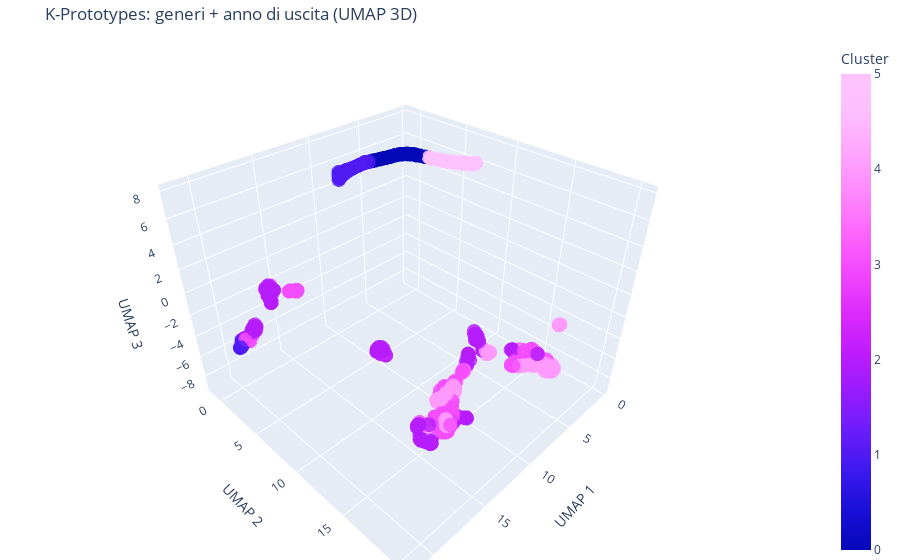

The notebook cell saved with this chart:
### Code cell
import numpy as np
import umap
import plotly.graph_objects as go
from kmodes.kprototypes import KPrototypes

# 1. Prepara i dati
X_bin = item[generi].astype(int).values
X_num = item[['release_year']].values
X_mix = np.hstack([X_bin, X_num])

# 2. Clustering con K-Prototypes
kproto = KPrototypes(n_clusters=best_k, init='Cao', verbose=0, random_state=42)
clusters = kproto.fit_predict(X_mix, categorical=list(range(X_bin.shape[1])))
item['cluster_kproto'] = clusters

# 3. UMAP per riduzione a 3D
reducer = umap.UMAP(n_components=3, random_state=42)
embedding_3d = reducer.fit_transform(X_mix)

# 4. Plot interattivo 3D con Plotly
fig = go.Figure()

fig.add_trace(go.Scatter3d(
    x=embedding_3d[:, 0],
    y=embedding_3d[:, 1],
    z=embedding_3d[:, 2],
    mode='markers',
    marker=dict(
        size=5,
        color=item['cluster_kproto'],
        colorscale='plotly3', 
        opacity=0.8,
        colorbar=dict(title='Cluster')
    ),
    text=[f'Cluster: {c}' for c in item['cluster_kproto']],
    name='Item Clusters'
))

fig.update_layout(
    title='K-Prototypes: generi + anno di uscita (UMAP 3D)',
    scene=dict(
        xaxis_title='UMAP 1',
        yaxis_title='UMAP 2',
        zaxis_title='UMAP 3'
    ),
    margin=dict(l=0, r=0, b=0, t=40)
)

fig.show()

### Figure 1 — Plotly figure (JSON) as saved in the notebook; plotly's stock layout.template omitted (floating-point values rounded to 4 significant figures; data arrays with more than 128 entries replaced by an {"elided": "..."} marker saying what was removed)
{"data": [{"marker": {"color": {"elided": "1682 int values"}, "colorbar": {"title": {"text": "Cluster"}}, "colorscale": [[0, "#0508b8"], [0.08333, "#1910d8"], [0.1667, "#3c19f0"], [0.25, "#6b1cfb"], [0.3333, "#981cfd"], [0.4167, "#bf1cfd"], [0.5, "#dd2bfd"], [0.5833, "#f246fe"], [0.6667, "#fc67fd"], [0.75, "#fe88fc"], [0.8333, "#fea5fd"], [0.9167, "#febefe"], [1, "#fec3fe"]], "opacity": 0.8, "size": 5}, "mode": "markers", "name": "Item Clusters", "text": {"elided": "1682 str values"}, "type": "scatter3d", "x": {"elided": "1682 float values"}, "y": {"elided": "1682 float values"}, "z": {"elided": "1682 float values"}}], "layout": {"margin": {"b": 0, "l": 0, "r": 0, "t": 40}, "scene": {"xaxis": {"title": {"text": "UMAP 1"}}, "yaxis": {"title": {"text": "UMAP 2"}}, "zaxis": {"title": {"text": "UMAP 3"}}}, "title": {"text": "K-Prototypes: generi + anno di uscita (UMAP 3D)"}}}
